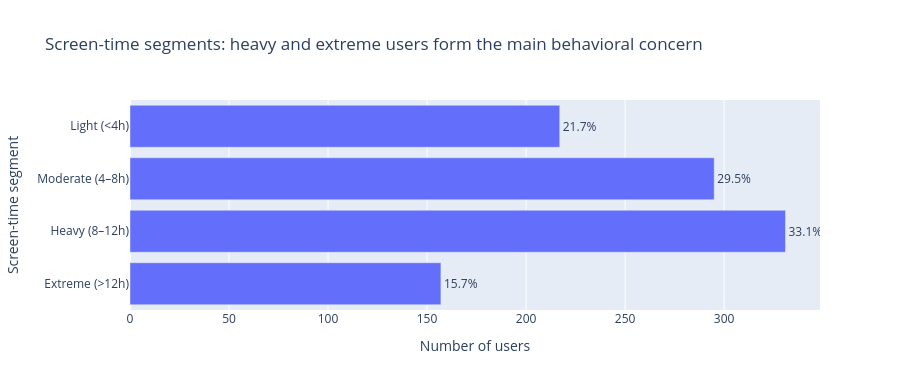

The notebook cell this image was saved under:
### Markdown cell above
## 1. EDA framing

This notebook does not repeat basic data audit checks. Instead, it asks four exploratory questions:

1. **Usage intensity:** how much do users use smartphones, and how concentrated are heavy users?
2. **Lifestyle pattern:** do users behave differently across social, productivity, and gaming activities?
3. **Demographic / location differences:** where are group differences visible, and where are they weak?
4. **Behavioral relationships:** which variables move together, and which assumptions are not strongly supported?

### Code cell
# ============================================================
# 1. Executive metrics and insight hook
# ============================================================

n_users = len(df)
avg_screen = df["Daily_Screen_Time_Hours"].mean()
avg_app_usage = df["Total_App_Usage_Hours"].mean()
avg_apps = df["Number_of_Apps_Used"].mean()
median_screen = df["Daily_Screen_Time_Hours"].median()
heavy_extreme_mask = df["Screen_Time_Segment"].isin(["Heavy (8–12h)", "Extreme (>12h)"])
heavy_extreme_users = int(heavy_extreme_mask.sum())
heavy_extreme_rate = heavy_extreme_users / n_users * 100

summary_kpi = pd.DataFrame({
    "Metric": [
        "Total users",
        "Average daily screen time",
        "Median daily screen time",
        "Average total app usage",
        "Average number of apps used",
        "Heavy / extreme users",
        "Heavy / extreme user rate",
    ],
    "Value": [
        f"{n_users:,}",
        f"{avg_screen:.2f} hours/day",
        f"{median_screen:.2f} hours/day",
        f"{avg_app_usage:.2f} hours",
        f"{avg_apps:.2f} apps",
        f"{heavy_extreme_users:,} users",
        f"{heavy_extreme_rate:.1f}%",
    ]
})

display(summary_kpi)

segment_summary = (
    df["Screen_Time_Segment"]
    .value_counts()
    .reindex(SEGMENT_ORDER)
    .rename_axis("Screen_Time_Segment")
    .reset_index(name="Users")
)
segment_summary["Share_%"] = (segment_summary["Users"] / n_users * 100).round(1)

display(segment_summary)

fig = px.bar(
    segment_summary,
    x="Users",
    y="Screen_Time_Segment",
    orientation="h",
    text="Share_%",
    title="Screen-time segments: heavy and extreme users form the main behavioral concern",
    labels={"Screen_Time_Segment": "Screen-time segment", "Users": "Number of users"},
    category_orders={"Screen_Time_Segment": SEGMENT_ORDER},
)
fig.update_traces(texttemplate="%{text:.1f}%", textposition="outside")
fig.update_layout(height=390, yaxis={"categoryorder": "array", "categoryarray": SEGMENT_ORDER[::-1]})
fig.show()

print(
    f"Opening insight candidate: {heavy_extreme_rate:.1f}% of users are Heavy or Extreme users. "
    "This is stronger than simply reporting average screen time because it reveals concentration in high-usage groups."
)

### Figure 1 — Plotly figure (JSON) as saved in the notebook; plotly's stock layout.template omitted (floating-point values rounded to 4 significant figures)
{"data": [{"hovertemplate": "Number of users=%{x}<br>Screen-time segment=%{y}<br>Share_%=%{text}<extra></extra>", "legendgroup": "", "marker": {"color": "#636efa", "pattern": {"shape": ""}}, "name": "", "orientation": "h", "showlegend": false, "text": [21.7, 29.5, 33.1, 15.7], "textposition": "outside", "texttemplate": "%{text:.1f}%", "type": "bar", "x": [217, 295, 331, 157], "xaxis": "x", "y": ["Light (<4h)", "Moderate (4–8h)", "Heavy (8–12h)", "Extreme (>12h)"], "yaxis": "y"}], "layout": {"barmode": "relative", "height": 390, "legend": {"tracegroupgap": 0}, "title": {"text": "Screen-time segments: heavy and extreme users form the main behavioral concern"}, "xaxis": {"anchor": "y", "domain": [0, 1], "title": {"text": "Number of users"}}, "yaxis": {"anchor": "x", "categoryarray": ["Extreme (>12h)", "Heavy (8–12h)", "Moderate (4–8h)", "Light (<4h)"], "categoryorder": "array", "domain": [0, 1], "title": {"text": "Screen-time segment"}}}}
